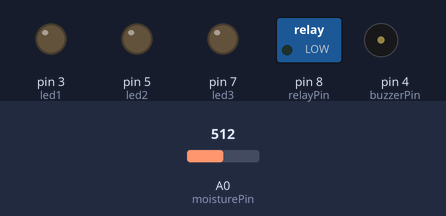
Recording of a sketch running on a simulated Arduino Uno WiFi Rev2. Parts: switched loads named in the sketch (green lamp = pin HIGH), output pins drawn as LEDs (lit = HIGH), buzzer (waves = sounding, pin HIGH). The inputs (shaded band) are chosen by the test bench; at power-on: A0 (moisturePin) = 512. WiFi joins after 1.5 s; servers stay silent unless stated.

Above: at 3.0 s.
3.1 s: A0 (moisturePin) set to 590
5.0 s: A0 (moisturePin) set to 612
At 6.9 s:
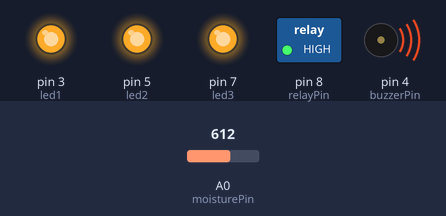
7.3 s: A0 (moisturePin) set to 570
At 8.4 s:
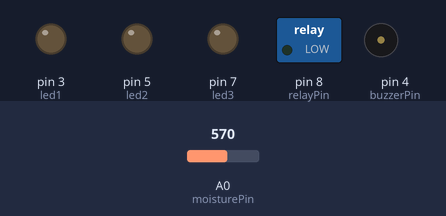
9.3 s: A0 (moisturePin) set to 610
At 11.2 s:
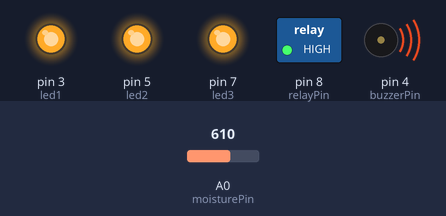
Timing chart, 0 to 12.3 s (numbered marks = the images above; inputs shaded):
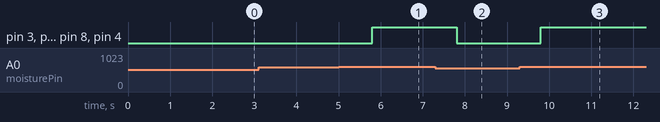

Measured:
- the behaviour switches between 600 and 601 on A0 (moisturePin) (found by bisection; images 0 and 1)
- after the input at 3.1 s, every drawn part: stays the same
- after the input at 5.0 s, pin 3 (led1), pin 5 (led2), pin 7 (led3), pin 8 (relayPin), pin 4 (buzzerPin): LOW → HIGH after 0.80 s
- after the input at 7.3 s, pin 3 (led1), pin 5 (led2), pin 7 (led3), pin 8 (relayPin), pin 4 (buzzerPin): HIGH → LOW after 0.50 s
- after the input at 9.3 s, pin 3 (led1), pin 5 (led2), pin 7 (led3), pin 8 (relayPin), pin 4 (buzzerPin): LOW → HIGH after 0.50 s

The sketch:

zais_iot_plant_system.ino
```cpp
// --------------------- BLYNK & WIFI SETUP -----------------------
#define BLYNK_PRINT Serial

#define BLYNK_TEMPLATE_ID "YOUR_TEMPLATE_ID"
#define BLYNK_TEMPLATE_NAME "YOUR_TEMPLATE_NAME"
#define BLYNK_AUTH_TOKEN "YOUR_BLYNK_AUTH_TOKEN"

#include <WiFiNINA.h>
#include <BlynkSimpleWiFiNINA.h>

// Your Wi-Fi credentials (removed for security)
char ssid[] = "YOUR_WIFI_NAME";
char pass[] = "YOUR_PASSWORD";

// --------------------- HARDWARE PINS -----------------------------
const int moisturePin = A0;
const int relayPin = 8;
const int led1 = 3;
const int led2 = 5;
const int led3 = 7;
const int buzzerPin = 4;

// Moisture thresholds
int thresholdOn = 600;   // soil dry → start pump
int thresholdOff = 580;  // soil wet → stop pump

bool watering = false;

// --------------------- BLYNK VIRTUAL PINS ------------------------
#define VP_MOISTURE V0   // moisture % widget
#define VP_PUMP V1       // pump status gauge
#define VP_WATER_LED V2  // LED widget for watering status
#define VP_MANUAL V3     // manual button

BlynkTimer timer;

// --------------------- MAIN UPDATE FUNCTION -----------------------
void updateSystem() {
  int moisture = analogRead(moisturePin);

  // Hysteresis Logic
  if (!watering && moisture > thresholdOn) {
    watering = true;
  }
  else if (watering && moisture < thresholdOff) {
    watering = false;
  }

  // Control pump + LEDs + buzzer
  digitalWrite(relayPin, watering ? HIGH : LOW);
  digitalWrite(led1, watering ? HIGH : LOW);
  digitalWrite(led2, watering ? HIGH : LOW);
  digitalWrite(led3, watering ? HIGH : LOW);
  digitalWrite(buzzerPin, watering ? HIGH : LOW);

  // Send data to Blynk
  Blynk.virtualWrite(VP_MOISTURE, moisture);
  Blynk.virtualWrite(VP_PUMP, watering ? 1 : 0);
  Blynk.virtualWrite(VP_WATER_LED, watering ? 255 : 0);
}

// --------------------- MANUAL BUTTON CONTROL -----------------------
BLYNK_WRITE(VP_MANUAL) {
  int state = param.asInt();
  watering = state;

  digitalWrite(relayPin, state ? HIGH : LOW);
  digitalWrite(led1, state ? HIGH : LOW);
  digitalWrite(led2, state ? HIGH : LOW);
  digitalWrite(led3, state ? HIGH : LOW);
  digitalWrite(buzzerPin, state ? HIGH : LOW);

  // Update widgets to stay in sync
  Blynk.virtualWrite(VP_PUMP, state);
  Blynk.virtualWrite(VP_WATER_LED, state ? 255 : 0);
}

// --------------------- SETUP --------------------------------------
void setup() {
  Serial.begin(9600);

  pinMode(relayPin, OUTPUT);
  pinMode(led1, OUTPUT);
  pinMode(led2, OUTPUT);
  pinMode(led3, OUTPUT);
  pinMode(buzzerPin, OUTPUT);

  // CONNECT UNO WiFi Rev2 TO BLYNK
  Blynk.begin(BLYNK_AUTH_TOKEN, ssid, pass);

  // Update every 1 second
  timer.setInterval(1000L, updateSystem);
}

// --------------------- LOOP ---------------------------------------
void loop() {
  Blynk.run();
  timer.run();
}
```
